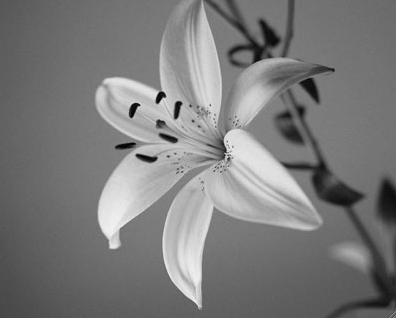
#> input picture TP02/figs/flower.png, 396 x 318 px
$ jupyter execute bti_tp02.ipynb
#> lines starting #> are read from the running program, lines starting #| are printed output that depends on the picture
#> further down, im_gray is the input picture: shape (318, 396); min 0, max 243, mean 123
### TP02/tools.py


import numpy as np
from typing import List, Tuple, Union
import matplotlib as mplt


def add_padding(matrix: np.ndarray,
                padding: Tuple[int, int]) -> np.ndarray:
    """Adds padding to the matrix.
    Args:
        matrix (np.ndarray): Matrix that needs to be padded. Type is List[List[float]] casted to np.ndarray.
        padding (Tuple[int, int]): Tuple with number of rows and columns to be padded. With the `(r, c)` padding we addding `r` rows to the top and bottom and `c` columns to the left and to the right of the matrix
    Returns:
        np.ndarray: Padded matrix with shape `n + 2 * r, m + 2 * c`.
    """
#> called with padding = (1, 1)
    n, m = matrix.shape
#> n = 318; m = 396
    r, c = padding

    padded_matrix = np.zeros((n + r * 2, m + c * 2))
    padded_matrix[r : n + r, c : m + c] = matrix

    return padded_matrix


def _check_params(matrix, kernel, stride, dilation, padding):
#> called with kernel = array of shape (3, 3), stride = (1, 1), dilation = (1, 1), padding = (0, 0)
    params_are_correct = (isinstance(stride[0], int)   and isinstance(stride[1], int)   and
                          isinstance(dilation[0], int) and isinstance(dilation[1], int) and
                          isinstance(padding[0], int)  and isinstance(padding[1], int)  and
                          stride[0]   >= 1 and stride[1]   >= 1 and
                          dilation[0] >= 1 and dilation[1] >= 1 and
                          padding[0]  >= 0 and padding[1]  >= 0)
#> params_are_correct = True
    assert params_are_correct, 'Parameters should be integers equal or greater than default values.'
    if not isinstance(matrix, np.ndarray):
        matrix = np.array(matrix)
    n, m = matrix.shape
#> n = 320; m = 398
    matrix = matrix if list(padding) == [0, 0] else add_padding(matrix, padding)
    n_p, m_p = matrix.shape
#> n_p = 320; m_p = 398

    if not isinstance(kernel, np.ndarray):
        kernel = np.array(kernel)
    k = kernel.shape

    kernel_is_correct = k[0] % 2 == 1 and k[1] % 2 == 1
    assert kernel_is_correct, 'Kernel shape should be odd.'
    matrix_to_kernel_is_correct = n_p >= k[0] and m_p >= k[1]
#> matrix_to_kernel_is_correct = True
    assert matrix_to_kernel_is_correct, 'Kernel can\'t be bigger than matrix in terms of shape.'

    h_out = np.floor((n + 2 * padding[0] - k[0] - (k[0] - 1) * (dilation[0] - 1)) / stride[0]).astype(int) + 1
#> h_out = 318
    w_out = np.floor((m + 2 * padding[1] - k[1] - (k[1] - 1) * (dilation[1] - 1)) / stride[1]).astype(int) + 1
#> w_out = 396
    out_dimensions_are_correct = h_out > 0 and w_out > 0
#> out_dimensions_are_correct = True
    assert out_dimensions_are_correct, 'Can\'t apply input parameters, one of resulting output dimension is non-positive.'

    return matrix, kernel, k, h_out, w_out


def Conv2D(matrix: Union[List[List[float]], np.ndarray],
             kernel: Union[List[List[float]], np.ndarray],
             stride: Tuple[int, int] = (1, 1),
             dilation: Tuple[int, int] = (1, 1),
             padding: Tuple[int, int] = (0, 0)) -> np.ndarray:
    """Makes a 2D convolution with the kernel over matrix using defined stride, dilation and padding along axes.
    Args:
        matrix (Union[List[List[float]], np.ndarray]): 2D matrix to be convolved.
        kernel (Union[List[List[float]], np.ndarray]): 2D odd-shaped matrix (e.g. 3x3, 5x5, 13x9, etc.).
        stride (Tuple[int, int], optional): Tuple of the stride along axes. With the `(r, c)` stride we move on `r` pixels along rows and on `c` pixels along columns on each iteration. Defaults to (1, 1).
        dilation (Tuple[int, int], optional): Tuple of the dilation along axes. With the `(r, c)` dilation we distancing adjacent pixels in kernel by `r` along rows and `c` along columns. Defaults to (1, 1).
        padding (Tuple[int, int], optional): Tuple with number of rows and columns to be padded. Defaults to (0, 0).
    Returns:
        np.ndarray: 2D Feature map, i.e. matrix after convolution.
    """
    matrix, kernel, k, h_out, w_out = _check_params(matrix, kernel, stride, dilation, padding)
#> kernel = [[0.333, 0.333, 0.333], [0.333, 0.333, 0.333], [0.333, 0.333, 0.333]]; k = (3, 3); h_out = 318; w_out = 396
    matrix_out = np.zeros((h_out, w_out))

    b = k[0] // 2, k[1] // 2
#> b = (1, 1)
    center_x_0 = b[0] * dilation[0]
#> center_x_0 = 1
    center_y_0 = b[1] * dilation[1]
#> center_y_0 = 1
    for i in range(h_out):
        center_x = center_x_0 + i * stride[0]
        indices_x = [center_x + l * dilation[0] for l in range(-b[0], b[0] + 1)]
        for j in range(w_out):
            center_y = center_y_0 + j * stride[1]
            indices_y = [center_y + l * dilation[1] for l in range(-b[1], b[1] + 1)]

            submatrix = matrix[indices_x, :][:, indices_y]

            matrix_out[i][j] = np.sum(np.multiply(submatrix, kernel))
#> this loop made 318 passes
#> indices_x on passes 1 to 3: [0, 1, 2], [1, 2, 3], [2, 3, 4]
    return matrix_out


# [13 lines left out: function apply_filter_to_image, not called in this run]


def gaussian_mask(size=16, sigma=0.5):
    sigma *= size
    ax = np.arange(-size // 2 + 1., size // 2 + 1.)
    xx, yy = np.meshgrid(ax, ax)
    kernel = np.exp(-(xx**2 + yy**2) / (2. * sigma**2))
    return kernel / np.sum(kernel)


"""
g_x: image gradient x-axis (w,h)
g_y: image gradient y-axis (w,h)
g_m: image gradient module (w,h)
b: orientation bins
g_o: image gradient orientation (w,h)
"""
# [57 lines left out: functions grad_orientation, orientation_colors, cmap_discretize, not called in this run]

### TP02/my_functions_tp02.py
import tools
import matplotlib.pyplot as plt
import numpy as np
def get_gaussian_filtre(dimension=3,sigma=0.5):
    """return the result after apply a gaussian filtre with a given dimension """
    kernel = tools.gaussian_mask(size=dimension,sigma=sigma)
    return kernel
def filter_analysis(img,kernel):
    """apply filtre on imageand compare between original and filtred image"""
    filtred_im =apply_filter_to_single_channel(img,kernel)
    fig,ax = plt.subplots(1,2)
#     ploting original img
    ax[0].imshow(img)
    ax[0].set_title("original")
#     ploting filtred img
    ax[1].imshow(filtred_im)
    ax[1].set_title('filtred image')
def apply_filter_to_single_channel(img,kernel):
    dimK = kernel.shape
    return tools.Conv2D(tools.add_padding(img,((dimK[0]-1)//2,(dimK[1]-1)//2)),kernel)
def apply_filter_to_colored_img(img,kernel):
#     dstack build ndarray on the third axis
    return np.dstack([apply_filter_to_single_channel(img[:,:,z],kernel) for z in range(3)])
def filter_analysis_colored(img,kernel):
    """apply filtre on imageand compare between original and filtred image"""

    filtred_im = apply_filter_to_colored_img(img,kernel)
    fig,ax = plt.subplots(1,2)
#     ploting original img
    ax[0].imshow(img)
    ax[0].set_title("original")
#     ploting filtred img
    ax[1].imshow(filtred_im)
    ax[1].set_title('filtred image')

### TP02/bti_tp02.ipynb
[cell 1]
import numpy as np
import matplotlib.pyplot as plt
import cv2
import my_functions_tp02 as mf
import tools

plt.rcParams['image.cmap'] = 'gray'
plt.rcParams['figure.figsize'] = [5.0, 5.0]
plt.rcParams['figure.dpi'] = 140

[cell 2]
im_gray = cv2.imread('./figs/flower.png', cv2.IMREAD_GRAYSCALE)
# im_gray = cv2.imread('/content/drive/MyDrive/CoursBTI/figs/flower.png', 0)
plt.imshow(im_gray)

Appliquon le  filtre moyenner

[cell 3]
dimK = 3
kernel = np.ones((dimK,dimK)) * 1/dimK
filtred_im = tools.Conv2D(tools.add_padding(im_gray,((dimK-1)//2,(dimK-1)//2)),kernel)
plt.imshow(filtred_im)

[cell 4]
dimK = 7
kernel = np.ones((dimK,dimK)) * 1/dimK
filtred_im = tools.Conv2D(tools.add_padding(im_gray,((dimK-1)//2,(dimK-1)//2)),kernel)
#> the loop in Conv2D (call 2), `for i in range(h_out):` made 318 passes
#> indices_x on passes 1 to 3: [0, 1, 2, 3, 4, 5, 6], [1, 2, 3, 4, 5, 6, 7], [2, 3, 4, 5, 6, 7, 8]
plt.imshow(filtred_im)

[cell 5]
dimK = 11
kernel = np.ones((dimK,dimK)) * 1/dimK
filtred_im = tools.Conv2D(tools.add_padding(im_gray,((dimK-1)//2,(dimK-1)//2)),kernel)
#> call 3 of add_padding, with padding = (5, 5)
#> in add_padding (call 3), `padded_matrix[r : n + r, c : m + c] = matrix`:
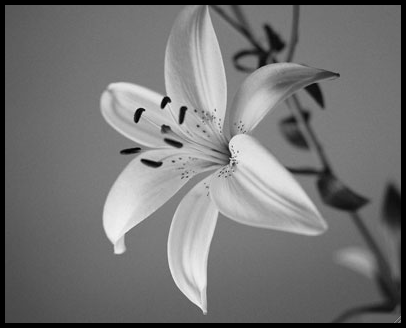
#> padded_matrix: shape (328, 406) float64; min 0, max 243, mean 116.3
plt.imshow(filtred_im)

Appliquon le stride sans padding (2,5,11) et (1,3,5)

[cell 6]
strides= [(2,2),(5,5),(11,11)]
dilatations= [(1,1),(3,3),(5,5)]
# dim kernel = 3
dimK = 3
kernel = np.ones((dimK,dimK)) * 1/dimK
fig , axs = plt.subplots(1, 3, figsize=(9, 3))
axs[0].imshow(tools.Conv2D(im_gray,kernel=kernel,stride=strides[0],dilation=dilatations[0]))
#> call 4 of Conv2D, with kernel = array of shape (3, 3), stride = (2, 2), dilation = (1, 1), padding = (0, 0)
#> in Conv2D (call 4), `matrix, kernel, k, h_out, w_out = _check_params(matrix, kernel, stride..`: k = (3, 3); h_out = 158; w_out = 197
#> in Conv2D (call 4), `b = k[0] // 2, k[1] // 2`: b = (1, 1)
#> in Conv2D (call 4), `center_x_0 = b[0] * dilation[0]`: center_x_0 = 1
#> the loop in Conv2D (call 4), `for i in range(h_out):` made 158 passes
#> (center_x, indices_x) on passes 1 to 3: (1, [0, 1, 2]), (3, [2, 3, 4]), (5, [4, 5, 6])
#> after the loop in Conv2D (call 4), `for i in range(h_out):`:
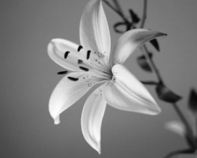
#> matrix_out: shape (158, 197) float64; min 22.33, max 719.7, mean 370.2; drawn with min black and max white
axs[0].set_title(f'dimK = {dimK}\nstride = {strides[0][0]} dilatation = {dilatations[0][0]}')

axs[1].imshow(tools.Conv2D(im_gray,kernel=kernel,stride=strides[1],dilation=dilatations[1]))
axs[1].set_title(f'dimK = {dimK}\nstride = {strides[1][0]} dilatation = {dilatations[1][0]}')

axs[2].imshow(tools.Conv2D(im_gray,kernel=kernel,stride=strides[2],dilation=dilatations[2]))
axs[2].set_title(f'dimK = {dimK}\nstride = {strides[2][0]} dilatation = {dilatations[2][0]}')

# dim kernel = 5
dimK = 5
kernel = np.ones((dimK,dimK)) * 1/dimK
fig , axs = plt.subplots(1, 3, figsize=(9, 3))
axs[0].imshow(tools.Conv2D(im_gray,kernel=kernel,stride=strides[0],dilation=dilatations[0]))
axs[0].set_title(f'dimK = {dimK}\nstride = {strides[0][0]} dilatation = {dilatations[0][0]}')

axs[1].imshow(tools.Conv2D(im_gray,kernel=kernel,stride=strides[1],dilation=dilatations[1]))
axs[1].set_title(f'dimK = {dimK}\nstride = {strides[1][0]} dilatation = {dilatations[1][0]}')

axs[2].imshow(tools.Conv2D(im_gray,kernel=kernel,stride=strides[2],dilation=dilatations[2]))
axs[2].set_title(f'dimK = {dimK}\nstride = {strides[2][0]} dilatation = {dilatations[2][0]}')

# dim kernel = 11
dimK = 11
kernel = np.ones((dimK,dimK)) * 1/dimK
fig , axs = plt.subplots(1, 3, figsize=(9, 3))
axs[0].imshow(tools.Conv2D(im_gray,kernel=kernel,stride=strides[0],dilation=dilatations[0]))
axs[0].set_title(f'dimK = {dimK}\nstride = {strides[0][0]} dilatation = {dilatations[0][0]}')

axs[1].imshow(tools.Conv2D(im_gray,kernel=kernel,stride=strides[1],dilation=dilatations[1]))
axs[1].set_title(f'dimK = {dimK}\nstride = {strides[1][0]} dilatation = {dilatations[1][0]}')

axs[2].imshow(tools.Conv2D(im_gray,kernel=kernel,stride=strides[2],dilation=dilatations[2]))
axs[2].set_title(f'dimK = {dimK}\nstride = {strides[2][0]} dilatation = {dilatations[2][0]}')

[cell 7]
filtre = mf.get_gaussian_filtre(dimension=11)
mf.filter_analysis(im_gray,filtre)

Remake the experience on a colored image

[cell 8]
im_clr = plt.imread('./figs/red_bird.png',cv2.IMREAD_UNCHANGED)
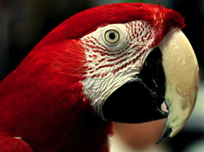
#> input picture TP02/figs/red_bird.png, 204 x 152 px
#> im_clr is the input picture: shape (152, 204, 3) float32; mean R, G, B 0.368, 0.193, 0.159
plt.imshow(im_clr)

[cell 9]
kernel = mf.get_gaussian_filtre(dimension=3)
mf.filter_analysis_colored(im_clr,kernel)
#> in apply_filter_to_colored_img, `return np.dstack([apply_filter_to_single_channel(img[:,:,z],kernel) fo..`:
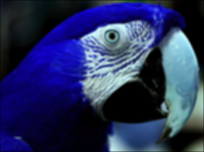
#> returned value: shape (152, 204, 3) float64; mean of channels 0, 1, 2 0.366, 0.192, 0.158; drawn as B, G, R

[cell 10]
kernel = mf.get_gaussian_filtre(dimension=11)
mf.filter_analysis_colored(im_clr,kernel)
#> after the loop in Conv2D (call 17), `for i in range(h_out):`:
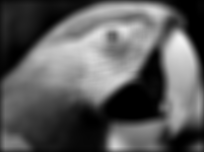
#> matrix_out: shape (152, 204) float64; min 0, max 0.952, mean 0.361
#> in add_padding (call 9), `padded_matrix[r : n + r, c : m + c] = matrix`:
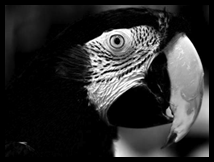
#> padded_matrix: shape (162, 214) float64; min 0, max 1, mean 0.173
#> after the loop in Conv2D (call 18), `for i in range(h_out):`:
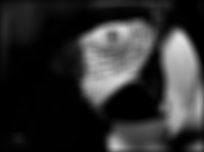
#> matrix_out: shape (152, 204) float64; min 0, max 0.883, mean 0.188
#> in add_padding (call 10), `padded_matrix[r : n + r, c : m + c] = matrix`:
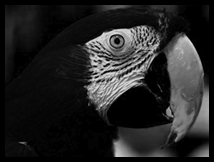
#> padded_matrix: shape (162, 214) float64; min 0, max 0.91, mean 0.142
#> after the loop in Conv2D (call 19), `for i in range(h_out):`:
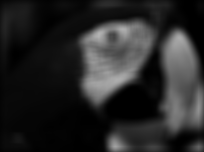
#> matrix_out: shape (152, 204) float64; min 0, max 0.702, mean 0.155
#> in apply_filter_to_colored_img (call 2), `return np.dstack([apply_filter_to_single_channel(img[:,:,z],kernel) fo..`:
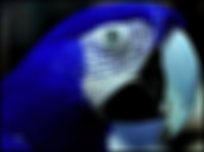
#> returned value: shape (152, 204, 3) float64; mean of channels 0, 1, 2 0.361, 0.188, 0.155; drawn as B, G, R
